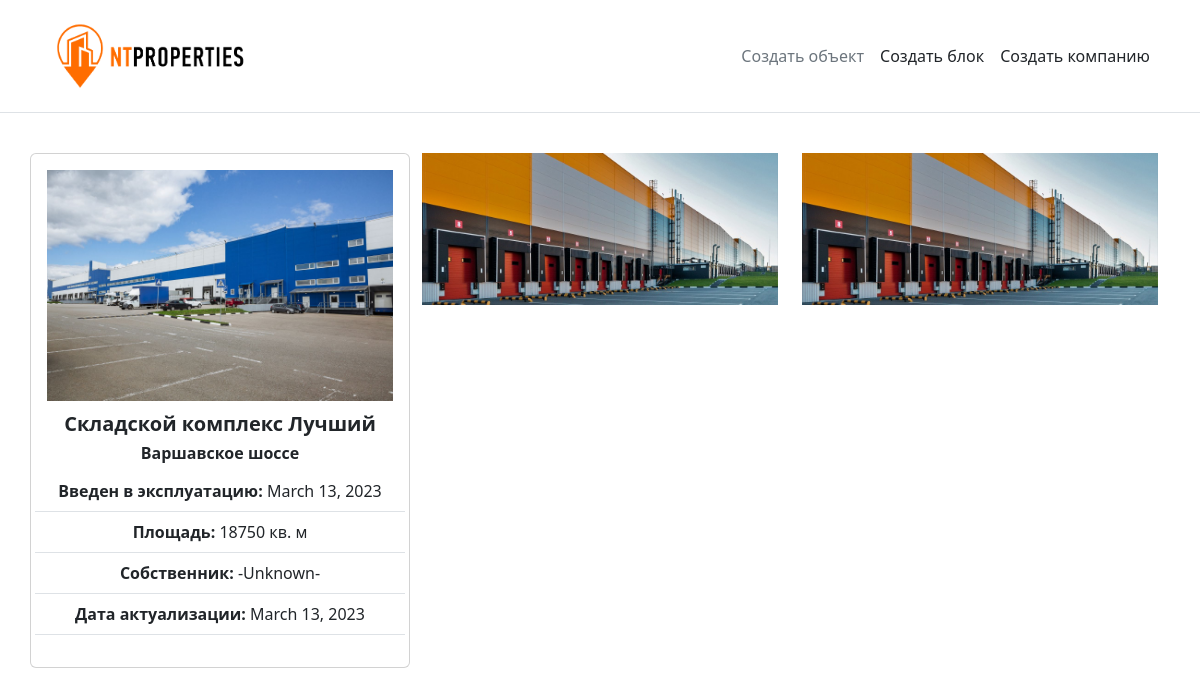
/property/1, run on the app's committed database.
### listing/models.py (models this page shows)
class Property(models.Model):
    property_type = models.CharField(max_length=dropdown.property_types_max_len,  choices=dropdown.property_types, default="Складской комплекс")
    name = models.CharField(max_length=64, blank=False)
    gla = models.PositiveIntegerField(blank=False)
    region = models.CharField(max_length=dropdown.regions_max_len, choices=dropdown.regions, default="Москва", blank=False)
    highway = models.CharField(max_length=dropdown.highways_max_len, choices=dropdown.highways, default="в черте МКАД")
    kad_distance = models.PositiveSmallIntegerField(default=None, null=True, blank=True)
    location_latitude = models.CharField(max_length=10, null=True, blank=False) # широта
    location_longitude = models.CharField(max_length=10, null=True, blank=False) # долгота
    address = models.CharField(max_length=256, blank=True)
    built_date = models.DateField(default=None, blank=True, null=True)
    photo = models.ImageField(null=True, blank=True, upload_to="property/photo")
    plan = models.ImageField(null=True, blank=True, upload_to="property/plan")
    update = models.DateField(default=now) # НАСТРОИТЬ ДАТУ ОБНОВЛЕНИЯ
    class Meta:
        verbose_name = 'Объект недвижимости'
        verbose_name_plural = 'Объекты недвижимости'

### listing/views.py (the view)
# urls.py: path('property/<int:pk>', property_card_view),
def property_card_view(request, pk):
    prop = Property.objects.get(id=pk)
    context = {
        'prop': prop
    }
    return render(request, 'property_card.html', context)

### templates/property_card.html (shortened to what this page needs)
{% extends "home_navbar.html" %}
{% load static %}
{% block content %}
<br>
<div class="container">
    <div class="row">
        <div class="card card-body col-4">
             <div class="row">
                <div class="col">
                    <div class="img">
                        <a href="/w3images/lights.jpg">
                            <img src="/static/images/property/plan/ravenrnewriga0435.jpg" alt="Lights" style="width:100%">
                        </a>
                    </div>
                </div>
             </div>
            <div class="row">
                <h5 class="card-title text-center" style="margin-top:3%;"><b>{{ prop.property_type }} {{ prop.name }}</h5>
                        <h6 class="card-text">{% if i.highway and i.region %}
                                {{ prop.region }}, {{ prop.highway }}
                            {% elif prop.highway %}
                                {{ prop.highway }}
                            {% elif prop.region %}
                                {{ prop.region }}
                            {% endif %}
                        </b></h6>
                        <table class="table table-hover">
                            <tr>
                                <td><b>Введен в эксплуатацию:</b> {{ prop.built_date }}</td>
                            </tr>
                            <tr>
                                <td><b>Площадь:</b> {{ prop.gla }} кв. м</td>
                            </tr>
                            <tr>
                                <td><b>Собственник:</b> -Unknown-</td>
                            </tr>
                            <tr>
                                <td><b>Дата актуализации:</b> {{ prop.update }}</td>
                            </tr>
                        </table>
            </div>
        </div>
        <div class="col-8">
            <div class="row">
                <div class="col">
                    <div class="thumbnail">
                        <a href="/w3images/lights.jpg">
                            <img src="/static/images/lp_example.jpg" alt="Lights" style="width:100%">
                        </a>
                    </div>
                </div>
                <div class="col">
                    <div class="thumbnail">
                        <a href="/w3images/lights.jpg">
                            <img src="/static/images/lp_example.jpg" alt="Lights" style="width:100%">
                        </a>
                    </div>
                </div>
            </div>
        </div>
    </div>
</div>
{% endblock %}

### templates/home_navbar.html (shortened to what this page needs)
<!doctype html>
{% load static %}
<html lang="en">
  <head>
    <link href="https://cdn.jsdelivr.net/npm/bootstrap@5.3.0-alpha1/dist/css/bootstrap.min.css" rel="stylesheet">
  </head>
  <body class="text-center">
    <header class="p-3 mb-3 border-bottom">
      <div class="container">
        <div class="d-flex flex-wrap align-items-center justify-content-between">
          <div class=".navbar-brand justify-content-lg-start">
            <a href="/"><img src="{% static '/images/ntplogo.png' %}" alt="NT_logo" height="80" width="215"></a>
          </div>
          <div>
            <ul class="nav">
            <li><a href="/createproperty" class="nav-link px-2 link-secondary">Создать объект</a></li>
            <li><a href="/createblock" class="nav-link px-2 link-dark">Создать блок</a></li>
            <li><a href="/createcompany" class="nav-link px-2 link-dark">Создать компанию</a></li>
          </ul>
          </div>
        </div>
      </div>
    </header>
    <div>
      {% block content %}
      {% endblock %}
    </div>
  </body>
</html>

### templates/property_card.html (style rules this page uses)
html, body, #map { width: 100%; height: 100%; padding: 0; margin: 0; }

### data on the page
Property: property_type "Складской комплекс", name "Лучший", highway "Варшавское шоссе", built_date "March 13, 2023", gla "18750", update "March 13, 2023"
